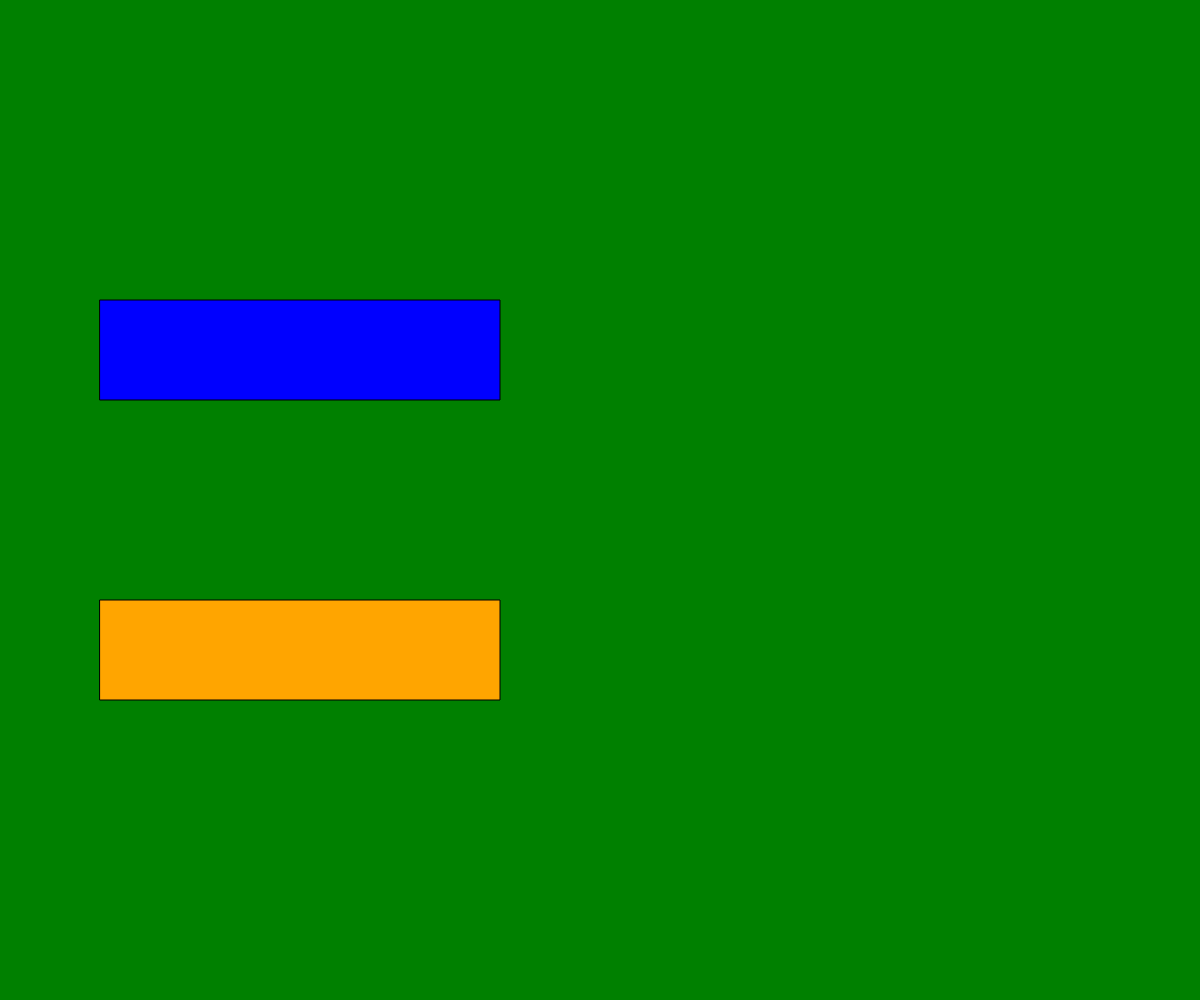
Frame 1 (no input)
Frame 60 (no input): identical to frame 1, image omitted
Frame 120 (the mouse pressed at the canvas centre since frame 60): identical to frame 1, image omitted

The p5.js sketch that drew this single still picture (run headless with seeded random() and noise() and a simulated clock; from frame 60 on, the mouse is pressed at the canvas centre):

// p5.js sketch
// ── sketch.js
// OOP Button

let bgButton;
let shapeButton;
let bgColor = "green";
let isShapeDisplayed = false;

function setup() {
  createCanvas(windowWidth, windowHeight);
  bgButton = new Button(100, 300, 400, 100, "red", "blue");
  shapeButton = new Button(100, 600, 400, 100, "yellow", "orange");
}

function draw() {
  background(bgColor);
  bgButton.display();
  shapeButton.display();
  if (isShapeDisplayed) {
    fill("black");
    circle(600, 200, 100);
  }
}

function mousePressed() {
  if (bgButton.isPointInButton(mouseX, mouseY)) {
    bgColor = "pink";
  }
  if (shapeButton.isPointInButton(mouseX, mouseY)) {
    isShapeDisplayed = !isShapeDisplayed;
  }
}

class Button {
  constructor(x, y, buttonWidth, buttonHeight, hoverColor, notHoverColor) {
    this.x = x;
    this.y = y;
    this.width = buttonWidth;
    this.height = buttonHeight;
    this.notHoverColor = notHoverColor;
    this.hoverColor = hoverColor;
  }

  display() {
    if (this.isPointInButton(mouseX, mouseY)) {
      fill(this.hoverColor);
    }
    else {
      fill(this.notHoverColor);
    }
    rect(this.x, this.y, this.width, this.height);
  }

  isPointInButton(x, y) {
    return x >= this.x && x <= this.x + this.width && y >= this.y && y <= this.y + this.height;
  }
}
